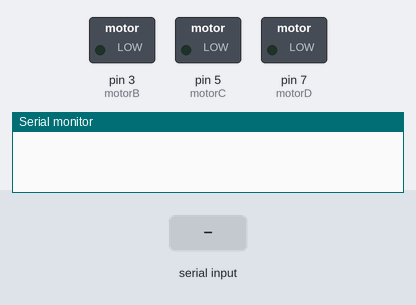
Simulated run of this sketch. Board: Arduino Uno, built with avr-gcc and run on an emulated ATmega328P. Parts: switched loads named in the sketch (green lamp = pin HIGH), the last lines printed to the serial monitor. The test bench sets the inputs (shaded band). Pins used as bus, display or sensor lines are not drawn.

Above: at 1.2 s.
1.3 s: "F" received over Serial
At 1.9 s:
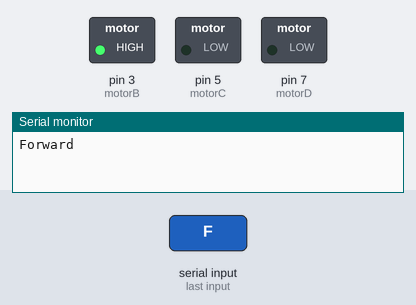
2.8 s: "B" received over Serial
At 4.0 s:
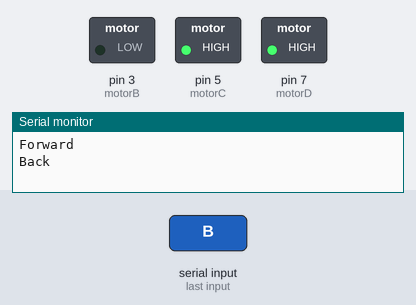
4.3 s: "R" received over Serial
At 5.3 s:
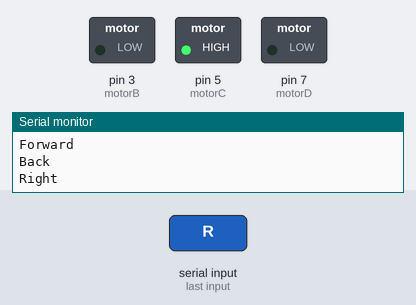
5.8 s: "L" received over Serial
At 6.5 s:
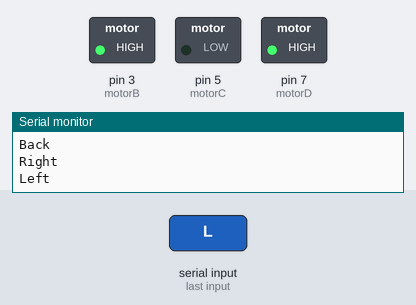
Timing chart, 0 to 8.3 s (numbered marks = the images above; inputs shaded):
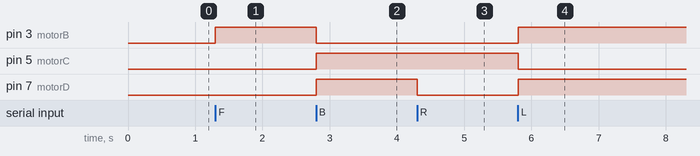

Measured:
- after the input at 1.3 s, pin 3 (motorB): LOW → HIGH at once
- after the input at 2.8 s, pin 3 (motorB): HIGH → LOW at once; pin 5 (motorC), pin 7 (motorD): LOW → HIGH at once
- after the input at 4.3 s, pin 7 (motorD): HIGH → LOW at once
- after the input at 5.8 s, pin 3 (motorB), pin 7 (motorD): LOW → HIGH at once; pin 5 (motorC): HIGH → LOW at once

The sketch:

task_1.ino
```cpp
int motorA = 1 ;
int motorB = 3 ;
int motorC =5  ;
int motorD =7  ;
char contro = '0' ;


void setup() {
  Serial.begin(9600) ;
  pinMode(motorA,OUTPUT );
  pinMode(motorB,OUTPUT );
  pinMode(motorC,OUTPUT );
  pinMode(motorD,OUTPUT );

  // put your setup code here, to run once:

}

void loop() {if ( Serial.available() > 0 ) {
contro = Serial.read();
if (contro=='F')
  {
Serial.println("Forward");
digitalWrite(motorA,HIGH);
digitalWrite(motorC,LOW);
digitalWrite(motorB,HIGH);
digitalWrite(motorD,LOW);
  }

  else if (contro=='B')
   {
  Serial.println("Back");
 digitalWrite(motorC,HIGH);
digitalWrite(motorA,LOW);
digitalWrite(motorD,HIGH);
digitalWrite(motorB,LOW);
    }

     else if (contro=='S')
   {
    Serial.println("Stop");
 digitalWrite(motorA,LOW);
digitalWrite(motorB,LOW);
digitalWrite(motorC,LOW);
digitalWrite(motorD,LOW);
    }

    else if (contro=='R')
   {
    Serial.println("Right");
 digitalWrite(motorA,HIGH);
digitalWrite(motorB,LOW);
digitalWrite(motorC,HIGH);
digitalWrite(motorD,LOW);
    }

    else if (contro=='L')
   {
    Serial.println("Left");
 digitalWrite(motorA,LOW);
digitalWrite(motorB,HIGH);
digitalWrite(motorD,HIGH);
digitalWrite(motorC,LOW);
    }
  // put your main code here, to run repeatedly:
}
}
```
